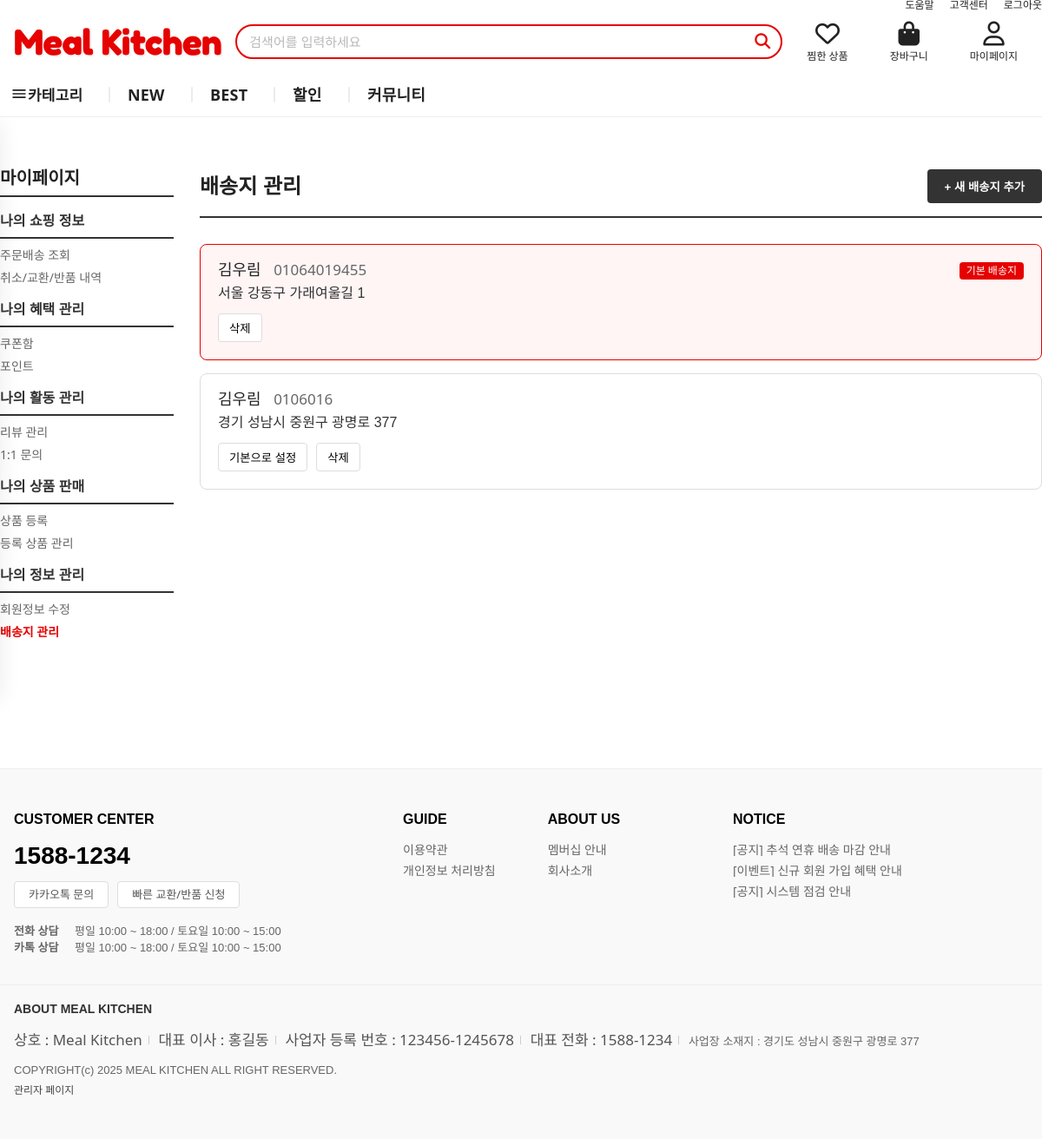
/my-page_address.php (signed in), run on the app's committed database.
### tables this page shows
CREATE TABLE `delivery_address` (
  `id` int(11) NOT NULL AUTO_INCREMENT,
  `member_id` varchar(50) NOT NULL,
  `recipient_name` varchar(50) NOT NULL,
  `recipient_phone` varchar(20) NOT NULL,
  `address` varchar(255) NOT NULL,
  `address_detail` varchar(255) DEFAULT NULL,
  `is_default` tinyint(1) DEFAULT 0,
  `created_at` timestamp NOT NULL DEFAULT current_timestamp(),
  PRIMARY KEY (`id`),
  KEY `member_id` (`member_id`)
);

### inc/db.php (called while the page is built, shortened)
<?php
function db_get_pdo()
{
    $host = 'localhost';
    $port = '3306';
    $dbname = 'exmall';
    $charset = 'utf8';
    $username = 'root';
    $db_pw = "";
    $dsn = "mysql:host=$host;port=$port;dbname=$dbname;charset=$charset";
    try {
        $pdo = new PDO($dsn, $username, $db_pw, [
            PDO::ATTR_ERRMODE => PDO::ERRMODE_EXCEPTION,
            PDO::ATTR_DEFAULT_FETCH_MODE => PDO::FETCH_ASSOC
        ]);
        return $pdo;
    } catch (PDOException $e) {
        throw new Exception("DB 연결 실패: " . $e->getMessage());
    }
}
function db_select($query, $param = array()){
    $pdo = db_get_pdo();
    try {
        $st = $pdo->prepare($query);
        $st->execute($param);
        $result = $st->fetchAll(PDO::FETCH_ASSOC);
        return $result ?: [];
    } catch (PDOException $ex) {
        error_log("DB SELECT Error: " . $ex->getMessage() . " | Query: " . $query);
        return [];
    } finally {
        $pdo = null;
    }
}
?>

### my-page_address.php (the view, shortened to what this page needs)
<?php
require_once("inc/db.php");
$member_id = $_SESSION['member_id'];
$addresses = db_select("SELECT * FROM delivery_address WHERE member_id = ? ORDER BY is_default DESC, created_at DESC", array($member_id));
function bust($relPath) {
    $abs = __DIR__ . '/' . ltrim($relPath, '/');
    $ver = is_file($abs) ? filemtime($abs) : time();
    return $relPath . '?v=' . $ver;
}
?>
<!DOCTYPE html>
<html lang="ko">
<head>
    <link rel="stylesheet" href="<?= bust('css/style.css') ?>" />
    <link rel="stylesheet" href="https://cdnjs.cloudflare.com/ajax/libs/font-awesome/6.5.1/css/all.min.css" />
</head>
<body>
    <?php require_once __DIR__ . "/inc/header.php"; ?>
    <main class="main_wrapper">
        <div class="mypage-wrapper">
            <?php require_once("inc/mypage_sidebar.php"); ?>
            <section class="mypage-content">
                <div class="page-header" style="border-bottom: 2px solid #333; padding-bottom: 15px; margin-bottom: 30px; display: flex; justify-content: space-between; align-items: center;">
                    <h2 style="font-size: 24px; font-weight: bold; margin: 0;">배송지 관리</h2>
                    <button type="button" onclick="openAddressModal()" style="background: #333; color: white; border: none; padding: 10px 20px; border-radius: 4px; cursor: pointer; font-weight: bold;">+ 새 배송지 추가</button>
                </div>
                <div class="address-list">
                    <?php if (empty($addresses)): ?>
                        <div class="no-data" style="text-align: center; padding: 50px 0; color: #888; border-bottom: 1px solid #eee;">
                            등록된 배송지가 없습니다.
                        </div>
                    <?php else: ?>
                        <?php foreach ($addresses as $addr): ?>
                            <div class="address-item" style="border: 1px solid #ddd; border-radius: 8px; padding: 20px; margin-bottom: 15px; position: relative; <?= $addr['is_default'] ? 'border-color: #e60000; background: #fff5f5;' : '' ?>">
                                <?php if ($addr['is_default']): ?>
                                    <span style="position: absolute; top: 20px; right: 20px; background: #e60000; color: white; padding: 4px 8px; border-radius: 4px; font-size: 12px;">기본 배송지</span>
                                <?php endif; ?>
                                <div style="margin-bottom: 10px;">
                                    <strong style="font-size: 18px; margin-right: 10px;"><?= htmlspecialchars($addr['recipient_name']) ?></strong>
                                    <span style="color: #666;"><?= htmlspecialchars($addr['recipient_phone']) ?></span>
                                </div>
                                <div style="color: #333; margin-bottom: 15px;">
                                    <?= htmlspecialchars($addr['address']) ?> <?= htmlspecialchars($addr['address_detail']) ?>
                                </div>
                                <div class="actions" style="display: flex; gap: 10px;">
                                    <?php if (!$addr['is_default']): ?>
                                        <form action="address_action.php" method="POST" style="display: inline;">
                                            <button type="submit" style="padding: 6px 12px; border: 1px solid #ddd; background: white; border-radius: 4px; cursor: pointer;">기본으로 설정</button>
                                        </form>
                                    <?php endif; ?>
                                    <form action="address_action.php" method="POST" style="display: inline;" onsubmit="return confirm('정말 삭제하시겠습니까?');">
                                        <button type="submit" style="padding: 6px 12px; border: 1px solid #ddd; background: white; border-radius: 4px; cursor: pointer;">삭제</button>
                                    </form>
                                </div>
                            </div>
                        <?php endforeach; ?>
                    <?php endif; ?>
                </div>
            </section>
        </div>
    </main>
    <?php require_once __DIR__ . "/inc/footer.php"; ?>
</body>
</html>

### css/style.css (style rules this page uses)
:root { --font-blackhan: "Black Han Sans", sans-serif; --font-jua: "Jua", sans-serif; --font-fredoka: "Fredoka", sans-serif; --mk-red: #e60000; --mk-red-2: #ff1a1a; --content-w: 1200px; --header-h: 72px; --banner-h: 340px; }
html, body { margin:0; padding:0; font-family: "Noto Sans KR", sans-serif; color:#222; background:#fff; }
.main_wrapper { max-width:var(--content-w); margin:0 auto; padding:0 16px; box-sizing:border-box; }
.main_wrapper { width: 100%; max-width: 1200px; margin: 0 auto; padding: 20px 0; box-sizing: border-box; }
.mypage-wrapper { display: flex; width: 100%; gap: 30px; margin-top: 40px; margin-bottom: 60px; }
.mypage-content { flex-grow: 1; }

### data on the page
delivery_address: is_default "기본 배송지", recipient_name "김우림", recipient_phone "01064019455", address "서울 강동구 가래여울길 1"
delivery_address: recipient_name "김우림", recipient_phone "0106016", address "경기 성남시 중원구 광명로 377"
